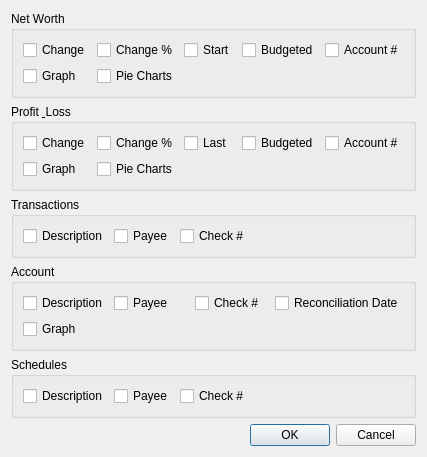
<?xml version="1.0" encoding="UTF-8"?>
<ui version="4.0">
 <class>ViewOptionsDialog</class>
 <widget class="QDialog" name="ViewOptionsDialog">
  <property name="geometry">
   <rect>
    <x>0</x>
    <y>0</y>
    <width>362</width>
    <height>390</height>
   </rect>
  </property>
  <property name="windowTitle">
   <string>View Options</string>
  </property>
  <layout class="QVBoxLayout" name="verticalLayout">
   <item>
    <widget class="QGroupBox" name="groupBox">
     <property name="title">
      <string>Net Worth</string>
     </property>
     <layout class="QGridLayout" name="gridLayout">
      <item row="0" column="0">
       <widget class="QCheckBox" name="nwChangeCheckBox">
        <property name="text">
         <string>Change</string>
        </property>
       </widget>
      </item>
      <item row="0" column="1">
       <widget class="QCheckBox" name="nwChangePercCheckBox">
        <property name="text">
         <string>Change %</string>
        </property>
       </widget>
      </item>
      <item row="0" column="2">
       <widget class="QCheckBox" name="nwStartCheckBox">
        <property name="text">
         <string>Start</string>
        </property>
       </widget>
      </item>
      <item row="0" column="3">
       <widget class="QCheckBox" name="nwBudgetedCheckBox">
        <property name="text">
         <string>Budgeted</string>
        </property>
       </widget>
      </item>
      <item row="1" column="0">
       <widget class="QCheckBox" name="nwGraphCheckBox">
        <property name="text">
         <string>Graph</string>
        </property>
       </widget>
      </item>
      <item row="1" column="1">
       <widget class="QCheckBox" name="nwPieChartsCheckBox">
        <property name="text">
         <string>Pie Charts</string>
        </property>
       </widget>
      </item>
      <item row="0" column="4">
       <widget class="QCheckBox" name="nwAccountNumberCheckBox">
        <property name="text">
         <string>Account #</string>
        </property>
       </widget>
      </item>
     </layout>
    </widget>
   </item>
   <item>
    <widget class="QGroupBox" name="groupBox_2">
     <property name="title">
      <string>Profit &amp; Loss</string>
     </property>
     <layout class="QGridLayout" name="gridLayout_2">
      <item row="0" column="0">
       <widget class="QCheckBox" name="plChangeCheckBox">
        <property name="text">
         <string>Change</string>
        </property>
       </widget>
      </item>
      <item row="0" column="1">
       <widget class="QCheckBox" name="plChangePercCheckBox">
        <property name="text">
         <string>Change %</string>
        </property>
       </widget>
      </item>
      <item row="0" column="2">
       <widget class="QCheckBox" name="plLastCheckBox">
        <property name="text">
         <string>Last</string>
        </property>
       </widget>
      </item>
      <item row="0" column="3">
       <widget class="QCheckBox" name="plBudgetedCheckBox">
        <property name="text">
         <string>Budgeted</string>
        </property>
       </widget>
      </item>
      <item row="1" column="0">
       <widget class="QCheckBox" name="plGraphCheckBox">
        <property name="text">
         <string>Graph</string>
        </property>
       </widget>
      </item>
      <item row="1" column="1">
       <widget class="QCheckBox" name="plPieChartsCheckBox">
        <property name="text">
         <string>Pie Charts</string>
        </property>
       </widget>
      </item>
      <item row="0" column="4">
       <widget class="QCheckBox" name="plAccountNumberCheckBox">
        <property name="text">
         <string>Account #</string>
        </property>
       </widget>
      </item>
     </layout>
    </widget>
   </item>
   <item>
    <widget class="QGroupBox" name="groupBox_3">
     <property name="title">
      <string>Transactions</string>
     </property>
     <layout class="QGridLayout" name="gridLayout_3" columnstretch="0,0,0,0">
      <item row="0" column="0">
       <widget class="QCheckBox" name="txnDescriptionCheckBox">
        <property name="text">
         <string>Description</string>
        </property>
       </widget>
      </item>
      <item row="0" column="1">
       <widget class="QCheckBox" name="txnPayeeCheckBox">
        <property name="text">
         <string>Payee</string>
        </property>
       </widget>
      </item>
      <item row="0" column="2">
       <widget class="QCheckBox" name="txnChecknoCheckBox">
        <property name="text">
         <string>Check #</string>
        </property>
       </widget>
      </item>
      <item row="0" column="3">
       <spacer name="horizontalSpacer">
        <property name="orientation">
         <enum>Qt::Horizontal</enum>
        </property>
        <property name="sizeHint" stdset="0">
         <size>
          <width>40</width>
          <height>20</height>
         </size>
        </property>
       </spacer>
      </item>
     </layout>
    </widget>
   </item>
   <item>
    <widget class="QGroupBox" name="groupBox_4">
     <property name="title">
      <string>Account</string>
     </property>
     <layout class="QGridLayout" name="gridLayout_4">
      <item row="0" column="0">
       <widget class="QCheckBox" name="accDescriptionCheckBox">
        <property name="text">
         <string>Description</string>
        </property>
       </widget>
      </item>
      <item row="0" column="1">
       <widget class="QCheckBox" name="accPayeeCheckBox">
        <property name="text">
         <string>Payee</string>
        </property>
       </widget>
      </item>
      <item row="0" column="2">
       <widget class="QCheckBox" name="accChecknoCheckBox">
        <property name="text">
         <string>Check #</string>
        </property>
       </widget>
      </item>
      <item row="1" column="0">
       <widget class="QCheckBox" name="accGraphCheckBox">
        <property name="text">
         <string>Graph</string>
        </property>
       </widget>
      </item>
      <item row="0" column="3">
       <widget class="QCheckBox" name="accReconciliationDateCheckBox">
        <property name="text">
         <string>Reconciliation Date</string>
        </property>
       </widget>
      </item>
     </layout>
    </widget>
   </item>
   <item>
    <widget class="QGroupBox" name="groupBox_5">
     <property name="title">
      <string>Schedules</string>
     </property>
     <layout class="QGridLayout" name="gridLayout_5">
      <item row="0" column="0">
       <widget class="QCheckBox" name="schDescriptionCheckBox">
        <property name="text">
         <string>Description</string>
        </property>
       </widget>
      </item>
      <item row="0" column="1">
       <widget class="QCheckBox" name="schPayeeCheckBox">
        <property name="text">
         <string>Payee</string>
        </property>
       </widget>
      </item>
      <item row="0" column="2">
       <widget class="QCheckBox" name="schChecknoCheckBox">
        <property name="text">
         <string>Check #</string>
        </property>
       </widget>
      </item>
      <item row="0" column="3">
       <spacer name="horizontalSpacer_2">
        <property name="orientation">
         <enum>Qt::Horizontal</enum>
        </property>
        <property name="sizeHint" stdset="0">
         <size>
          <width>40</width>
          <height>20</height>
         </size>
        </property>
       </spacer>
      </item>
     </layout>
    </widget>
   </item>
   <item>
    <widget class="QDialogButtonBox" name="buttonBox">
     <property name="orientation">
      <enum>Qt::Horizontal</enum>
     </property>
     <property name="standardButtons">
      <set>QDialogButtonBox::Cancel|QDialogButtonBox::Ok</set>
     </property>
    </widget>
   </item>
  </layout>
 </widget>
 <resources/>
 <connections>
  <connection>
   <sender>buttonBox</sender>
   <signal>accepted()</signal>
   <receiver>ViewOptionsDialog</receiver>
   <slot>accept()</slot>
   <hints>
    <hint type="sourcelabel">
     <x>248</x>
     <y>254</y>
    </hint>
    <hint type="destinationlabel">
     <x>157</x>
     <y>274</y>
    </hint>
   </hints>
  </connection>
  <connection>
   <sender>buttonBox</sender>
   <signal>rejected()</signal>
   <receiver>ViewOptionsDialog</receiver>
   <slot>reject()</slot>
   <hints>
    <hint type="sourcelabel">
     <x>316</x>
     <y>260</y>
    </hint>
    <hint type="destinationlabel">
     <x>286</x>
     <y>274</y>
    </hint>
   </hints>
  </connection>
 </connections>
</ui>
